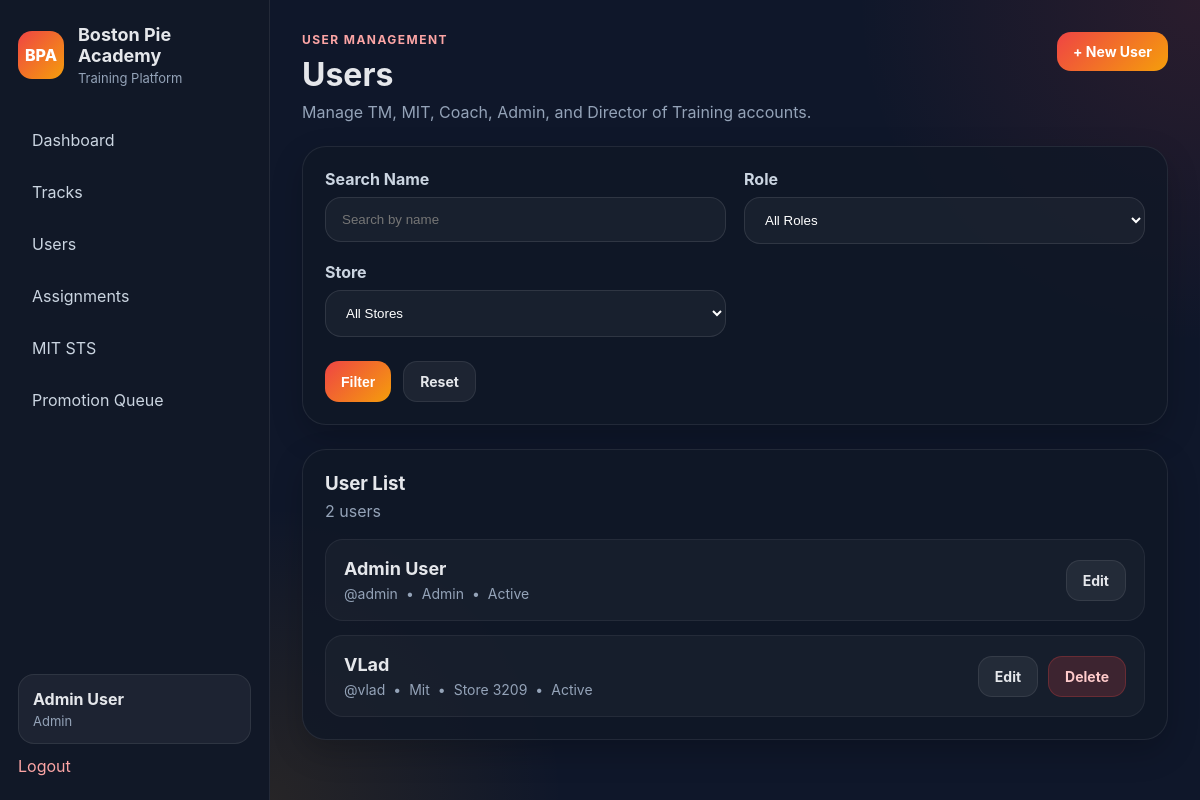
The app's page /academy/admin/users (signed in) with its own data.
### app/models.py (models this page shows, shortened)
class User(UserMixin, db.Model):
    __tablename__ = "users"
    id = db.Column(db.Integer, primary_key=True)
    name = db.Column(db.String(120), nullable=False)
    username = db.Column(db.String(80), unique=True, nullable=False)
    password_hash = db.Column(db.String(255), nullable=False)
    role = db.Column(db.String(50), nullable=False, default="tm")
    store_number = db.Column(db.String(20), nullable=True)
    is_active_user = db.Column(db.Boolean, default=True)
    created_at = db.Column(db.DateTime, default=datetime.utcnow)
    progress_records = db.relationship(
        "LessonProgress",
        backref="user",
        cascade="all, delete-orphan",
        lazy=True
    )
    assignments = db.relationship(
        "TrackAssignment",
        foreign_keys="TrackAssignment.user_id",
        backref="user",
        cascade="all, delete-orphan",
        lazy=True
    )
    assigned_tracks_created = db.relationship(
        "TrackAssignment",
        foreign_keys="TrackAssignment.assigned_by_user_id",
        backref="assigned_by_user",
        lazy=True
    )
    quiz_attempts = db.relationship(
        "QuizAttempt",
        backref="user",
        cascade="all, delete-orphan",
        lazy=True
    )
    mit_profiles = db.relationship(
        "MITProfile",
        foreign_keys="MITProfile.user_id",
        backref="mit_user",
        lazy=True
    )
    coached_mits = db.relationship(
        "MITProfile",
        foreign_keys="MITProfile.coach_user_id",
        backref="coach_user",
        lazy=True
    )
    verified_mit_items = db.relationship(
        "MITLevelProgress",
        foreign_keys="MITLevelProgress.verified_by_user_id",
        backref="verified_by_user",
        lazy=True
    )
    mit_reviews_written = db.relationship(
        "MITReview",
        foreign_keys="MITReview.reviewer_user_id",
        backref="reviewer_user",
        lazy=True
    )
    mit_promotions_approved = db.relationship(
        "MITPromotion",
        foreign_keys="MITPromotion.approved_by_user_id",
        backref="approved_by_user",
        lazy=True
    )
    mit_action_items_owned = db.relationship(
        "MITActionPlanItem",
        foreign_keys="MITActionPlanItem.owner_user_id",
        backref="owner_user",
        lazy=True
    )
    mit_tasks_assigned = db.relationship(
        "MITTask",
        foreign_keys="MITTask.assigned_by_user_id",
        backref="assigned_by_user",
        lazy=True
    )
    @property
    def is_active(self):
        return self.is_active_user

### app/academy/routes.py (the view)
@academy_bp.route("/admin/users")
@login_required
def manage_users():
    if not can_manage_users():
        flash("You do not have permission to access that page.", "danger")
        return redirect(url_for("academy.dashboard"))
    q = request.args.get("q", "").strip()
    role = request.args.get("role", "").strip()
    store = request.args.get("store", "").strip()
    users_query = User.query
    if q:
        users_query = users_query.filter(User.name.ilike(f"%{q}%"))
    if role:
        users_query = users_query.filter(User.role == role)
    if store:
        users_query = users_query.filter(User.store_number == store)
    users = users_query.order_by(User.role.asc(), User.name.asc()).all()
    all_stores = [
        row[0]
        for row in db.session.query(User.store_number)
        .filter(User.store_number.isnot(None), User.store_number != "")
        .distinct()
        .order_by(User.store_number.asc())
        .all()
    ]
    return render_template(
        "academy/users.html",
        users=users,
        user=current_user,
        q=q,
        selected_role=role,
        selected_store=store,
        all_stores=all_stores,
    )

### app/academy/routes.py (called while the page is built)
def can_manage_users():
    return current_user.is_authenticated and current_user.role in ["coach", "admin", "training_director"]

### app/models.py (called while the page is built)
@login_manager.user_loader
def load_user(user_id):
    return User.query.get(int(user_id))

### app/templates/academy/users.html (shortened to what this page needs)
{% extends "base.html" %}
{% block content %}
<div class="page-header">
    <div>
        <p class="eyebrow">USER MANAGEMENT</p>
        <h2>Users</h2>
        <p class="subtle">Manage TM, MIT, Coach, Admin, and Director of Training accounts.</p>
    </div>
    <div class="track-actions">
        <a class="btn btn-primary" href="{{ url_for('academy.new_user') }}">+ New User</a>
    </div>
</div>
<div class="card" style="margin-bottom: 24px;">
    <form method="GET" class="form-grid">
        <div class="form-group">
            <label>Search Name</label>
            <input type="text" name="q" value="{{ q or '' }}" placeholder="Search by name">
        </div>
        <div class="form-group">
            <label>Role</label>
            <select name="role">
                <option value="">All Roles</option>
            </select>
        </div>
        <div class="form-group">
            <label>Store</label>
            <select name="store">
                <option value="">All Stores</option>
            </select>
        </div>
        <div class="form-actions form-group-full">
            <button type="submit" class="btn btn-primary">Filter</button>
            <a href="{{ url_for('academy.manage_users') }}" class="btn btn-secondary">Reset</a>
        </div>
    </form>
</div>
<div class="card">
    <div class="card-header">
        <h3>User List</h3>
        <p>{{ users|length }} user{{ '' if users|length == 1 else 's' }}</p>
    </div>
    {% if users %}
    <div class="track-list">
        {% for item in users %}
        <div class="track-row">
            <div>
                <div class="track-title">{{ item.name }}</div>
                <div class="track-meta">
                    <span>@{{ item.username }}</span>
                    <span>•</span>
                    <span>{{ item.role.replace('_', ' ')|title }}</span>
                    {% if item.store_number %}
                    <span>•</span>
                    <span>Store {{ item.store_number }}</span>
                    {% endif %}
                    <span>•</span>
                    <span>{{ 'Active' if item.is_active_user else 'Inactive' }}</span>
                </div>
            </div>
            <div class="track-actions">
                <a class="btn btn-secondary" href="{{ url_for('academy.edit_user', user_id=item.id) }}">Edit</a>
                {% if current_user.role in ['admin', 'training_director'] and current_user.id != item.id %}
                <a class="btn btn-danger" href="{{ url_for('academy.delete_user', user_id=item.id) }}"
                   onclick="return confirm('Delete this user?')">Delete</a>
                {% endif %}
            </div>
        </div>
        {% endfor %}
    </div>
    {% else %}
    <div class="empty-state">
        <h3>No users found</h3>
        <p>Try changing the filters or create a new user.</p>
    </div>
    {% endif %}
</div>
{% endblock %}

### app/templates/base.html (shortened to what this page needs)
<!DOCTYPE html>
<html lang="en">
<head>
    <link rel="stylesheet" href="{{ url_for('static', filename='css/style.css') }}">
</head>
<body>
    <div class="app-shell">
        <aside class="sidebar">
            <div>
                <div class="brand">
                    <div class="brand-mark">BPA</div>
                    <div>
                        <h1>Boston Pie Academy</h1>
                        <p>Training Platform</p>
                    </div>
                </div>
                {% if current_user.is_authenticated %}
                <nav class="nav">
                    {% if current_user.role == 'tm' %}
                    <a href="{{ url_for('academy.my_training') }}">My Training</a>
                    {% elif current_user.role == 'mit' %}
                    <a href="{{ url_for('mit_sts.my_mit') }}">My MIT STS</a>
                    {% elif current_user.role == 'coach' %}
                    <a href="{{ url_for('academy.dashboard') }}">Dashboard</a>
                    <a href="{{ url_for('academy.manage_users') }}">Users</a>
                    <a href="{{ url_for('mit_sts.dashboard') }}">MIT STS</a>
                    <a href="{{ url_for('mit_sts.promotion_queue') }}">Promotion Queue</a>
                    {% else %}
                    <a href="{{ url_for('academy.dashboard') }}">Dashboard</a>
                    <a href="{{ url_for('academy.tracks_library') }}">Tracks</a>
                    <a href="{{ url_for('academy.manage_users') }}">Users</a>
                    <a href="{{ url_for('academy.manage_assignments') }}">Assignments</a>
                    <a href="{{ url_for('mit_sts.dashboard') }}">MIT STS</a>
                    <a href="{{ url_for('mit_sts.promotion_queue') }}">Promotion Queue</a>
                    {% endif %}
                </nav>
                {% endif %}
            </div>
            {% if current_user.is_authenticated %}
            <div class="sidebar-footer">
                <div class="user-chip">
                    <strong>{{ current_user.name }}</strong>
                    <span>{{ current_user.role.replace('_', ' ').title() }}</span>
                </div>
                <a class="logout-link" href="{{ url_for('auth.logout') }}">Logout</a>
            </div>
            {% endif %}
        </aside>
        <main class="main-content">
            {% block content %}{% endblock %}
        </main>
    </div>
</body>
</html>

### app/static/css/style.css (style rules this page uses)
* { box-sizing: border-box; }
body { margin: 0; font-family: Inter, Arial, sans-serif; background: #0f172a; color: #e5e7eb; }
a { text-decoration: none; }
.app-shell { display: flex; min-height: 100vh; }
.sidebar { width: 270px; background: #111827; border-right: 1px solid rgba(255,255,255,0.08); padding: 24px 18px; display: flex; flex-direction: column; justify-content: space-between; }
.brand { display: flex; gap: 14px; align-items: center; margin-bottom: 32px; }
.brand-mark { width: 48px; height: 48px; border-radius: 14px; background: linear-gradient(135deg, #ef4444, #f59e0b); display: flex; align-items: center; justify-content: center; font-weight: 800; color: white; }
.brand h1 { margin: 0; font-size: 18px; }
.brand p { margin: 4px 0 0; color: #94a3b8; font-size: 13px; }
.nav { display: flex; flex-direction: column; gap: 8px; }
.nav a { color: #cbd5e1; padding: 12px 14px; border-radius: 12px; transition: 0.2s ease; }
.sidebar-footer { margin-top: 32px; }
.user-chip { background: rgba(255,255,255,0.05); border: 1px solid rgba(255,255,255,0.08); border-radius: 16px; padding: 14px; display: flex; flex-direction: column; gap: 4px; }
.user-chip span { color: #94a3b8; font-size: 13px; }
.logout-link { display: inline-block; margin-top: 12px; color: #fca5a5; }
.main-content { flex: 1; padding: 32px; background: radial-gradient(circle at top right, rgba(239, 68, 68, 0.12), transparent 28%), radial-gradient(circle at bottom left, rgba(245, 158, 11, 0.10), transparent 24%), #0f172a; }
.page-header { display: flex; align-items: flex-start; justify-content: space-between; gap: 16px; margin-bottom: 24px; }
.eyebrow { margin: 0 0 8px; color: #fca5a5; font-size: 12px; font-weight: 700; letter-spacing: 0.12em; }
.page-header h2 { margin: 0; font-size: 32px; }
.subtle { margin: 8px 0 0; color: #94a3b8; }
.card { background: rgba(17, 24, 39, 0.82); border: 1px solid rgba(255,255,255,0.08); border-radius: 24px; padding: 22px; box-shadow: 0 12px 32px rgba(0,0,0,0.20); }
.card-header { margin-bottom: 18px; }
.card-header h3 { margin: 0; }
.card-header p { margin: 6px 0 0; color: #94a3b8; }
.track-list { display: flex; flex-direction: column; gap: 14px; }
.track-row { display: flex; align-items: center; justify-content: space-between; gap: 18px; padding: 18px; background: rgba(255,255,255,0.03); border: 1px solid rgba(255,255,255,0.06); border-radius: 18px; }
.track-title { font-size: 18px; font-weight: 700; }
.track-meta { margin-top: 6px; color: #94a3b8; display: flex; gap: 8px; flex-wrap: wrap; font-size: 14px; }
.track-actions { display: flex; gap: 10px; flex-wrap: wrap; }
.btn { border: none; border-radius: 14px; padding: 11px 16px; cursor: pointer; font-weight: 700; font-size: 14px; display: inline-flex; align-items: center; justify-content: center; }
.btn-primary { background: linear-gradient(135deg, #ef4444, #f59e0b); color: white; }
.btn-secondary { background: rgba(255,255,255,0.06); color: #e5e7eb; border: 1px solid rgba(255,255,255,0.08); }
.btn-danger { background: rgba(239, 68, 68, 0.18); color: #fecaca; border: 1px solid rgba(239, 68, 68, 0.25); }
.form-grid { display: grid; grid-template-columns: repeat(2, minmax(220px, 1fr)); gap: 18px; }
.form-group { display: flex; flex-direction: column; gap: 8px; }
.form-group-full { grid-column: 1 / -1; }
.form-group label { font-weight: 700; color: #cbd5e1; }
.form-group input:not([type="checkbox"]):not([type="radio"]), .form-group textarea, .form-group select { width: 100%; padding: 14px 16px; border-radius: 16px; border: 1px solid rgba(255,255,255,0.10); background: rgba(255,255,255,0.04); color: white; outline: none; }
.form-actions { display: flex; gap: 12px; margin-top: 6px; }

### records on screen
User: name "Admin User", role.replace "Admin", username "admin", is_active_user "Active"
User: name "VLad", username "vlad", role.replace "Mit", store_number "3209", is_active_user "Active"

### other values on screen
{{ users|length }} "2"
{{ '' if users|length == 1 else 's' }} "s"
